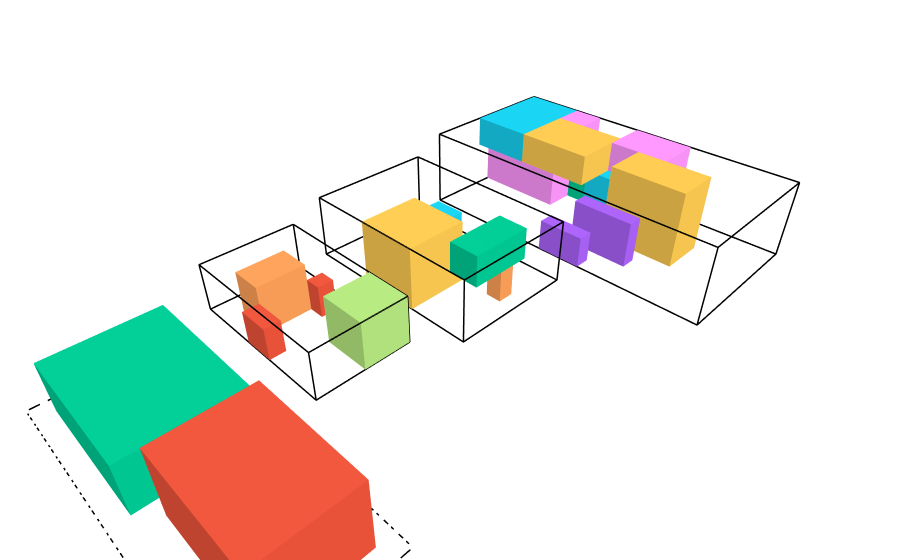

Notebook cell for this chart:
### Code cell
print(sideways_move_result)
draw_state(sideways_move_result.final_state)
